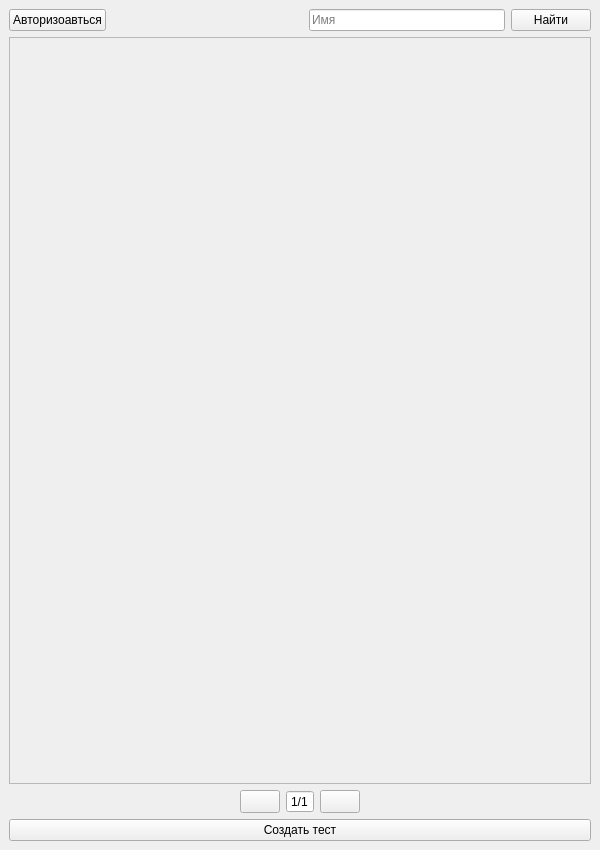
<?xml version="1.0" encoding="UTF-8"?>
<ui version="4.0">
 <class>MainMenu</class>
 <widget class="QMainWindow" name="MainMenu">
  <property name="geometry">
   <rect>
    <x>0</x>
    <y>0</y>
    <width>600</width>
    <height>850</height>
   </rect>
  </property>
  <property name="minimumSize">
   <size>
    <width>600</width>
    <height>0</height>
   </size>
  </property>
  <property name="maximumSize">
   <size>
    <width>600</width>
    <height>850</height>
   </size>
  </property>
  <property name="windowTitle">
   <string>PyQuiz</string>
  </property>
  <property name="windowIcon">
   <iconset resource="../src.qrc">
    <normaloff>:/src/src/logo.png</normaloff>:/src/src/logo.png</iconset>
  </property>
  <widget class="QWidget" name="centralwidget">
   <layout class="QVBoxLayout" name="verticalLayout_2">
    <item>
     <layout class="QHBoxLayout" name="searchLayout">
      <item>
       <widget class="QPushButton" name="authButton">
        <property name="text">
         <string>Авторизоавться</string>
        </property>
       </widget>
      </item>
      <item>
       <spacer name="searchSpacer">
        <property name="orientation">
         <enum>Qt::Horizontal</enum>
        </property>
        <property name="sizeHint" stdset="0">
         <size>
          <width>40</width>
          <height>20</height>
         </size>
        </property>
       </spacer>
      </item>
      <item>
       <widget class="QLineEdit" name="searchField">
        <property name="placeholderText">
         <string>Имя</string>
        </property>
        <property name="clearButtonEnabled">
         <bool>true</bool>
        </property>
       </widget>
      </item>
      <item>
       <widget class="QPushButton" name="searchButton">
        <property name="text">
         <string>Найти</string>
        </property>
        <property name="icon">
         <iconset resource="../src.qrc">
          <normaloff>:/src/src/search.png</normaloff>:/src/src/search.png</iconset>
        </property>
       </widget>
      </item>
     </layout>
    </item>
    <item>
     <widget class="QScrollArea" name="quizzesArea">
      <property name="widgetResizable">
       <bool>true</bool>
      </property>
      <widget class="QWidget" name="quizzesLayout">
       <property name="geometry">
        <rect>
         <x>0</x>
         <y>0</y>
         <width>584</width>
         <height>700</height>
        </rect>
       </property>
       <layout class="QVBoxLayout" name="verticalLayout"/>
      </widget>
     </widget>
    </item>
    <item>
     <layout class="QHBoxLayout" name="pageSelectorLayout">
      <item>
       <spacer name="pageSelectorSpacerLeft">
        <property name="orientation">
         <enum>Qt::Horizontal</enum>
        </property>
        <property name="sizeHint" stdset="0">
         <size>
          <width>40</width>
          <height>20</height>
         </size>
        </property>
       </spacer>
      </item>
      <item>
       <widget class="QPushButton" name="pageSelectorPrevButton">
        <property name="sizePolicy">
         <sizepolicy hsizetype="Maximum" vsizetype="Minimum">
          <horstretch>0</horstretch>
          <verstretch>0</verstretch>
         </sizepolicy>
        </property>
        <property name="icon">
         <iconset resource="../src.qrc">
          <normaloff>:/src/src/prev.png</normaloff>:/src/src/prev.png</iconset>
        </property>
        <property name="autoRepeat">
         <bool>true</bool>
        </property>
       </widget>
      </item>
      <item>
       <widget class="QSpinBox" name="pageSelectorField">
        <property name="sizePolicy">
         <sizepolicy hsizetype="Maximum" vsizetype="Fixed">
          <horstretch>0</horstretch>
          <verstretch>0</verstretch>
         </sizepolicy>
        </property>
        <property name="alignment">
         <set>Qt::AlignCenter</set>
        </property>
        <property name="buttonSymbols">
         <enum>QAbstractSpinBox::NoButtons</enum>
        </property>
        <property name="suffix">
         <string>/1</string>
        </property>
        <property name="minimum">
         <number>1</number>
        </property>
        <property name="maximum">
         <number>1</number>
        </property>
       </widget>
      </item>
      <item>
       <widget class="QPushButton" name="pageSelectorNextButton">
        <property name="sizePolicy">
         <sizepolicy hsizetype="Maximum" vsizetype="Minimum">
          <horstretch>0</horstretch>
          <verstretch>0</verstretch>
         </sizepolicy>
        </property>
        <property name="icon">
         <iconset resource="../src.qrc">
          <normaloff>:/src/src/next.png</normaloff>:/src/src/next.png</iconset>
        </property>
        <property name="autoRepeat">
         <bool>true</bool>
        </property>
       </widget>
      </item>
      <item>
       <spacer name="pageSelectorSpacerRight">
        <property name="orientation">
         <enum>Qt::Horizontal</enum>
        </property>
        <property name="sizeHint" stdset="0">
         <size>
          <width>40</width>
          <height>20</height>
         </size>
        </property>
       </spacer>
      </item>
     </layout>
    </item>
    <item>
     <widget class="QPushButton" name="createQuizButton">
      <property name="text">
       <string>Создать тест</string>
      </property>
      <property name="icon">
       <iconset resource="../src.qrc">
        <normaloff>:/src/src/plus.png</normaloff>:/src/src/plus.png</iconset>
      </property>
     </widget>
    </item>
   </layout>
  </widget>
 </widget>
 <resources>
  <include location="../src.qrc"/>
 </resources>
 <connections>
  <connection>
   <sender>pageSelectorNextButton</sender>
   <signal>clicked()</signal>
   <receiver>pageSelectorField</receiver>
   <slot>stepUp()</slot>
   <hints>
    <hint type="sourcelabel">
     <x>356</x>
     <y>798</y>
    </hint>
    <hint type="destinationlabel">
     <x>319</x>
     <y>798</y>
    </hint>
   </hints>
  </connection>
  <connection>
   <sender>pageSelectorPrevButton</sender>
   <signal>clicked()</signal>
   <receiver>pageSelectorField</receiver>
   <slot>stepDown()</slot>
   <hints>
    <hint type="sourcelabel">
     <x>274</x>
     <y>798</y>
    </hint>
    <hint type="destinationlabel">
     <x>319</x>
     <y>798</y>
    </hint>
   </hints>
  </connection>
  <connection>
   <sender>searchButton</sender>
   <signal>clicked()</signal>
   <receiver>quizzesArea</receiver>
   <slot>setFocus()</slot>
   <hints>
    <hint type="sourcelabel">
     <x>525</x>
     <y>25</y>
    </hint>
    <hint type="destinationlabel">
     <x>287</x>
     <y>323</y>
    </hint>
   </hints>
  </connection>
  <connection>
   <sender>searchField</sender>
   <signal>returnPressed()</signal>
   <receiver>searchButton</receiver>
   <slot>click()</slot>
   <hints>
    <hint type="sourcelabel">
     <x>273</x>
     <y>18</y>
    </hint>
    <hint type="destinationlabel">
     <x>525</x>
     <y>25</y>
    </hint>
   </hints>
  </connection>
 </connections>
</ui>
